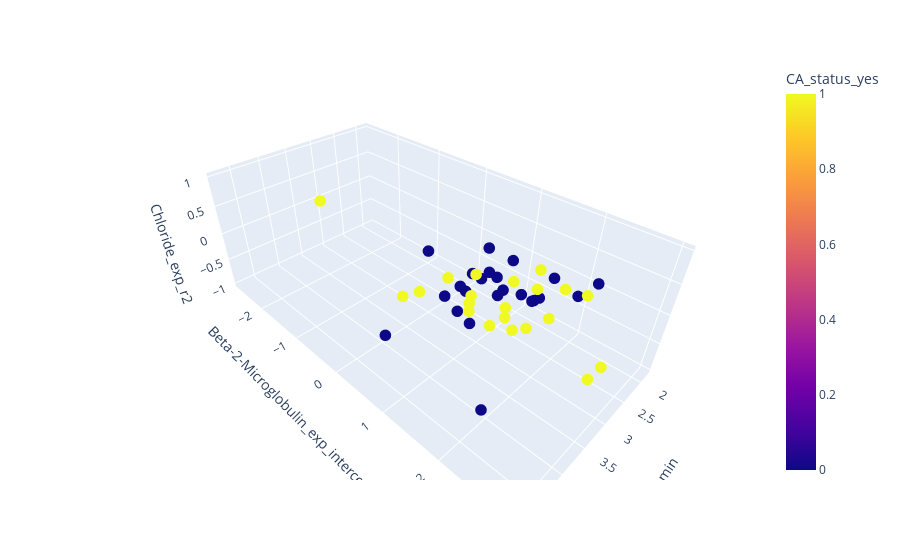

This figure's notebook cell:
### Markdown cell above
## 3D scatter

### Code cell
top3_features = X.columns[svm_set_ranks[selected_run].sorted_features.astype(int)[:3]].values
fig = px.scatter_3d(dataTable, x=top3_features[0], y=top3_features[1], z=top3_features[2],
          color=y_column_Classification)
fig.update_traces(marker_size = 4)
fig.show()

### Figure 1 — Plotly figure (JSON) as saved in the notebook; plotly's stock layout.template omitted (floating-point values rounded to 4 significant figures)
{"data": [{"hovertemplate": "RBC_min=%{x}<br>Beta-2-Microglobulin_exp_intercept=%{y}<br>Chloride_exp_r2=%{z}<br>CA_status_yes=%{marker.color}<extra></extra>", "legendgroup": "", "marker": {"color": [1, 1, 1, 1, 1, 1, 1, 1, 1, 1, 1, 1, 1, 1, 1, 1, 1, 1, 1, 1, 1, 0, 0, 0, 0, 0, 0, 0, 0, 0, 0, 0, 0, 0, 0, 0, 0, 0, 0, 0, 0, 0, 0, 0], "coloraxis": "coloraxis", "size": 4, "symbol": "circle"}, "mode": "markers", "name": "", "scene": "scene", "showlegend": false, "type": "scatter3d", "x": [3.5, 3.29, 2.63, 3.47, 3.92, 3.22, 2.56, 2.6, 3.43, 2.9, 3.78, 4.21, 3.07, 3.18, 4.5, 4.78, 3.07, 3.25, 3.4, 3.22, 3.5, 3.98, 1.84, 3.6, 3.67, 2.24, 2.76, 3.17, 4.62, 2.73, 2.91, 2.33, 2.88, 2.75, 2.85, 2.94, 2.56, 2.78, 3.38, 3.21, 2.65, 3.65, 2.92, 3.72], "y": [2.95, 2.249, 2.37, 2.071, 1.543, 1.586, 1.638, 1.271, 1.157, 2.196, 1.452, 1.007, 1.917, 0.5481, 2.262, 1.335, -2.686, 1.097, 1.711, 2.961, 1.902, 1.902, 2.159, 0.8693, 1.159, 2.082, 0.9132, 1.413, 0.8244, 1.777, 0.9363, 1.736, 1.589, 1.715, 1.276, 0.796, 1.193, 1.705, 1.043, 0.8072, 0.8754, 0.6087, 1.202, 1.411], "z": [0.007147, 0.3442, 0.3876, 0.1929, 0.415, 0.0824, 0.3781, 0.01227, 0.03348, 0.5364, 0.5159, 0.5701, 0.4808, 0.005955, 1, 1, 2.718e-05, 0.3795, 0.0997, 0.0002909, 0.07459, -1, 0.04139, 0.08729, 0.03753, 0.0005302, 0.4851, 0.1598, 0.01803, 0.07595, 0.05164, 0.1727, 0.1113, 0.007925, 0.0008448, 0.08479, 0.3156, 0.008383, 0.1452, 0.007797, 0.0003615, 0.7056, 0.2179, 0.01592]}], "layout": {"autosize": true, "coloraxis": {"colorbar": {"title": {"text": "CA_status_yes"}}, "colorscale": [[0, "#0d0887"], [0.1111, "#46039f"], [0.2222, "#7201a8"], [0.3333, "#9c179e"], [0.4444, "#bd3786"], [0.5556, "#d8576b"], [0.6667, "#ed7953"], [0.7778, "#fb9f3a"], [0.8889, "#fdca26"], [1, "#f0f921"]]}, "legend": {"tracegroupgap": 0}, "margin": {"t": 60}, "scene": {"aspectmode": "auto", "aspectratio": {"x": 0.9147, "y": 1.757, "z": 0.6222}, "domain": {"x": [0, 1], "y": [0, 1]}, "xaxis": {"title": {"text": "RBC_min"}, "type": "linear"}, "yaxis": {"title": {"text": "Beta-2-Microglobulin_exp_intercept"}, "type": "linear"}, "zaxis": {"title": {"text": "Chloride_exp_r2"}, "type": "linear"}}}}
